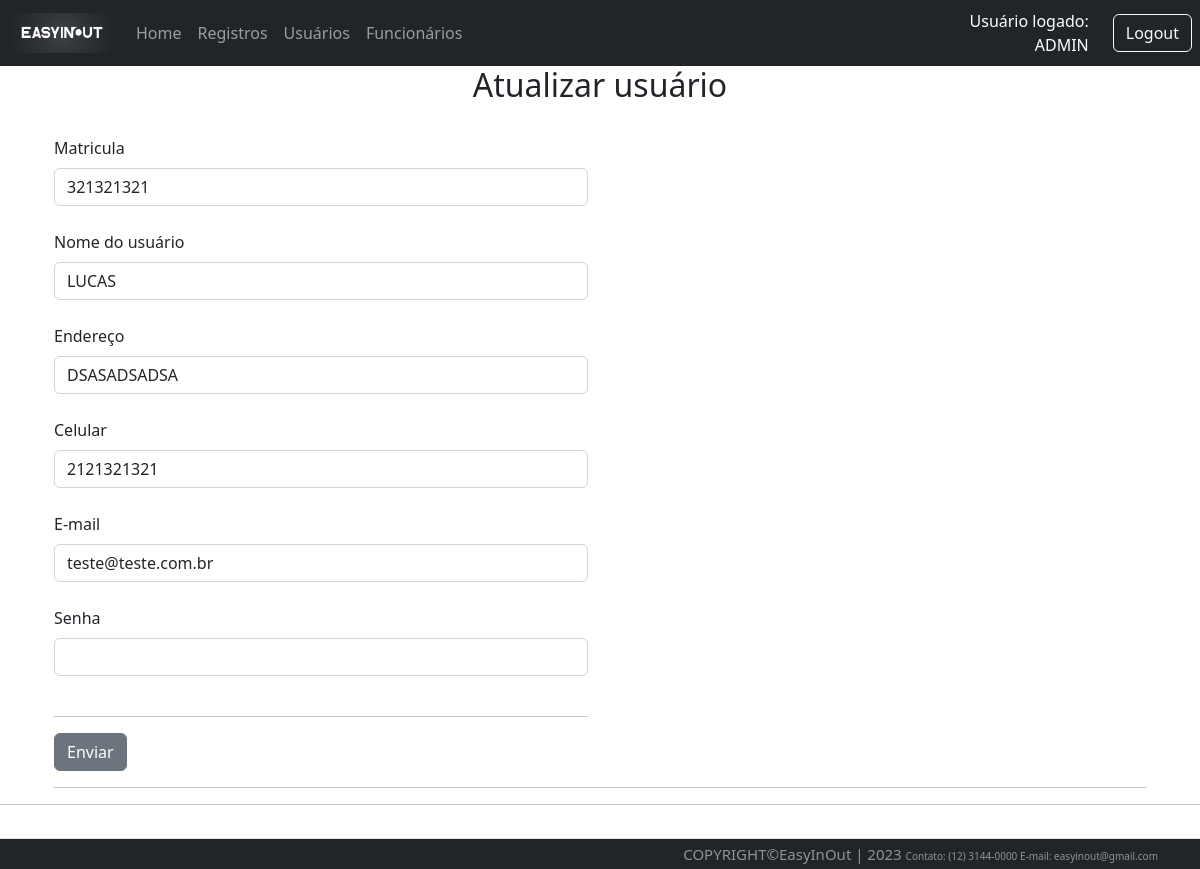
The page /func/2/updateFunc (signed in) on the database its author committed.
### Src/Model/BancoDados.py (models this page shows, shortened)
class FuncBd(UserMixin,db.Model):
  id = db.Column(db.Integer, primary_key=True, autoincrement=True)
  mat = db.Column(db.Integer, unique=True)
  nome = db.Column(db.String(150))
  endereco = db.Column(db.String(150))
  contato = db.Column(db.String(150))
  email = db.Column(db.String(150))
  senha = db.Column(db.String(150))

### Src/View/Func.py (the view, shortened to what this page needs)
@Func.route('/<int:id>/updateFunc', methods=['GET','POST'])
@login_required
def updateFunc(id):
  _registro=request.form.get('mat')
  _nome=request.form.get('nome')
  _endereco=request.form.get('endereco')
  _contato=request.form.get('contato')
  _email=request.form.get('email')
  _senha=request.form.get('senha')
  _func = FuncBd.query.filter_by(id=id).first()
  return render_template('atualizarFuncionario.html', func=_func)

### Src/View/Login.py (called while the page is built)
@login_manager.user_loader
def load_user(employee_id):
  funcionario = FuncBd.query.filter_by(id=employee_id).first()
  return funcionario

### Templates/atualizarFuncionario.html (shortened to what this page needs)
{% extends 'base.html' %}
{% block conteudo %}
<h2 style="text-align: center;">Atualizar usuário</h2><br>
<div class="container">
<form method="POST" action="{{url_for('router.func.updateFunc', id=func.id)}}">
  <div class="row">
    <div class="col-sm-6">
      <label class="form-label" for="form3Example4">Matricula</label>
      <input type="text" minlength="6" maxlength="13" class="form-control" name="mat" value="{{func.mat}}"><br>
      <label class="form-label" for="form3Example4">Nome do usuário</label>
      <input type="text" class="form-control" name="nome" value="{{func.nome}}"><br>
      <label class="form-label" for="form3Example4">Endereço</label>
      <input type="text" class="form-control" name="endereco" value="{{func.endereco}}"><br>
      <label class="form-label" for="form3Example4">Celular</label>
      <input type="text" class="form-control" name="contato" value="{{func.contato}}" id="celular"><br>
      <label class="form-label" for="form3Example4">E-mail</label>
      <input type="text" class="form-control" name="email" value="{{func.email}}"><br>
      <label class="form-label" for="form3Example4">Senha</label>
      <input type="password" class="form-control" name="senha"><br>
      <hr>
      <button type="submit" name="bt1" value="1" class="btn btn-secondary">Enviar</button>
    </div>
  </div>
  <hr>
</div>
{% endblock conteudo %}

### Templates/top.html (shortened to what this page needs)
<div id="containers">
{% if not current_user.nome %}
<nav class="navbar navbar-expand-lg navbar-dark bg-dark">
          <div class="container-fluid">
              <a class="navbar-brand" href="{{url_for('router.home.index')}}">
                <img src="{{url_for('static', filename='Images/easyinout.png')}}"
             style="width: 100px; height: 40px;">
              </a>
              <div class="collapse navbar-collapse" id="navbarSupportedContent">
                  <ul class="navbar-nav me-auto mb-2 mb-lg-0">
                    <li class="nav-item">
                        <a class="nav-link" href="{{url_for('router.home.index')}}">Home</a>
                    </li>
                    <li class="nav-item">
                        <a class="nav-link" href="{{url_for('router.about.sobre')}}">Sobre Nós</a>
                    </li>
                  </ul>
              </div>
              <div class="text-end">
                  <a type="button" class="btn btn-outline-light me-2" href="{{url_for('router.login.login')}}">Login</a>
              </div>
          </div>
      </nav>
{% else %}
        <nav class="navbar navbar-expand-lg navbar-dark bg-dark">
            <div class="container-fluid">
                <a class="navbar-brand" href="{{url_for('router.home.index')}}">
                  <img src="{{url_for('static', filename='Images/easyinout.png')}}"
             style="width: 100px; height: 40px;">
                </a>
                <div class="collapse navbar-collapse"
                    id="navbarSupportedContent">
                    <ul class="navbar-nav me-auto mb-2 mb-lg-0">
                        <li class="nav-item">
                            <a class="nav-link" href="{{url_for('router.home.index')}}">Home</a>
                        </li>
                        <li class="nav-item">
                            <a class="nav-link" href="{{url_for('router.traffic.list')}}">Registros</a>
                        </li>
                        <li class="nav-item">
                            <a class="nav-link"href="{{url_for('router.user.listUser')}}">Usuários</a>
                        </li>
                        <li class="nav-item">
                            <a class="nav-link"href="{{url_for('router.func.listFunc')}}">Funcionários</a>
                        </li>
                    </ul>
                </div>
            </div>
            <div class="text-end me-4" style="text-align:right; color:white; width:500px ">
              Usuário logado:<br>{{current_user.nome}}
            </div>
            <div class="text-end">
                <a type="button" class="btn btn-outline-light me-2" href="{{url_for('router.login.logout')}}">Logout</a>
            </div>
        </nav>
</div>
{% endif %}

### Templates/base.html (style rules this page uses)
body { min-height: 100% }

### rows shown on the page
FuncBd: nome "ADMIN"
FuncBd: mat "321321321", nome "LUCAS", endereco "DSASADSADSA", contato "2121321321", email "teste@teste.com.br"
